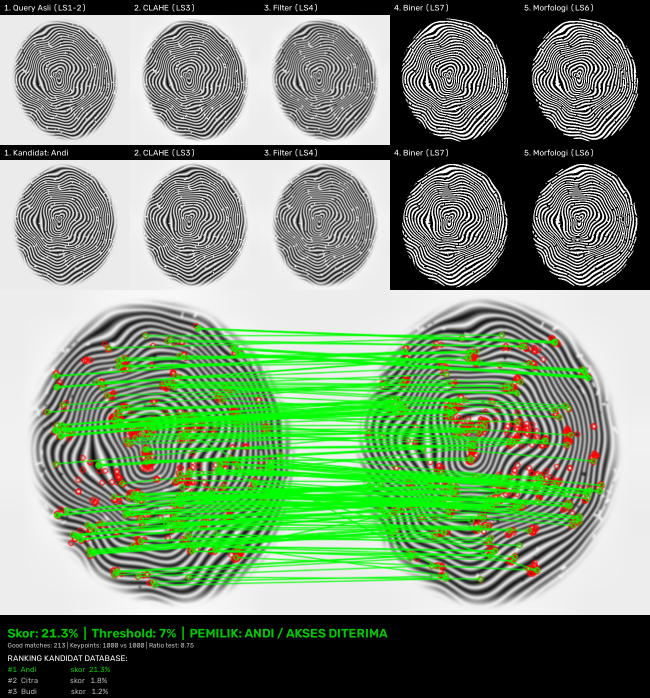
#> input picture contoh_panel_IDENTIFIKASI.png, 1300 x 1396 px (shown at 1/2 size)
$ python -i preprocessing.py   (imports and definitions only)
#> lines starting #> are read from the running program, lines starting #| are printed output that depends on the picture
# ============================================================
# preprocessing.py
# Tahap 1 & 2 flow: INPUT CITRA + PREPROCESSING & ENHANCEMENT
# Materi: LS 1 (I/O citra), LS 2 (grayscale & resize),
#         LS 3 (CLAHE), LS 4 (filter spasial & unsharp masking)
# ============================================================

import cv2
import numpy as np

UKURAN_STANDAR = (400, 400)  # (lebar, tinggi) — semua citra disamakan ukurannya


def load_grayscale(path, size=UKURAN_STANDAR):
    """[LS 1 & LS 2] Baca citra lalu konversi ke grayscale + resize.

    Kenapa grayscale? Warna tidak mengandung informasi pola sidik jari,
    yang penting hanya gelap-terang garis (ridge/valley).
    """
    img = cv2.imread(path, cv2.IMREAD_GRAYSCALE)
    if img is None:
        raise FileNotFoundError(f"Citra tidak ditemukan: {path}")
    return cv2.resize(img, size)


def enhance(gray, clip_limit=3.0, tile_grid=(8, 8), blur_ksize=5, unsharp_k=0.0):
    """[LS 3 & LS 4] Pipeline enhancement.

    Urutan:
      1. CLAHE        -> perbaiki kontras LOKAL per tile 8x8 (LS 3)
                         clipLimit membatasi penguatan supaya noise tidak ikut kuat
      2. GaussianBlur -> redam noise halus sebelum deteksi fitur (LS 4)
                         kernel ganjil supaya punya titik pusat yang jelas
      3. Unsharp Masking (opsional) -> tajamkan ridge: asli + k*(asli - blur) (LS 4)

    Mengembalikan dict semua tahapan supaya bisa ditampilkan saat demo.
    """
    # --- LS 3: CLAHE ---
    clahe = cv2.createCLAHE(clipLimit=clip_limit, tileGridSize=tile_grid)
    hasil_clahe = clahe.apply(gray)

    # --- LS 4: Gaussian Blur (kernel harus ganjil) ---
    k = blur_ksize if blur_ksize % 2 == 1 else blur_ksize + 1
    hasil_blur = cv2.GaussianBlur(hasil_clahe, (k, k), 0)

    # --- LS 4: Unsharp Masking (persis praktik 4.3) ---
    if unsharp_k > 0:
        blurred = cv2.GaussianBlur(hasil_blur, (9, 9), 10.0)
        mask_detail = cv2.subtract(hasil_blur, blurred)
        hasil_akhir = cv2.addWeighted(hasil_blur, 1.0, mask_detail, unsharp_k, 0)
    else:
        hasil_akhir = hasil_blur

    return {
        "asli": gray,
        "clahe": hasil_clahe,
        "blur": hasil_blur,
        "enhanced": hasil_akhir,  # <- citra INI yang dipakai untuk matching ORB
    }


def tambah_noise_salt_pepper(image, salt_prob=0.02, pepper_prob=0.02):
    """[LS 4] Pembangkit noise salt-and-pepper (persis praktik 4.1).
    Dipakai untuk menguji ketahanan sistem terhadap citra kotor.
    """
    noisy = image.copy()
    num_salt = int(np.ceil(salt_prob * image.size))
    coords = [np.random.randint(0, i - 1, num_salt) for i in image.shape[:2]]
    noisy[tuple(coords)] = 255
    num_pepper = int(np.ceil(pepper_prob * image.size))
    coords = [np.random.randint(0, i - 1, num_pepper) for i in image.shape[:2]]
    noisy[tuple(coords)] = 0
    return noisy


def tambah_noise_gaussian(image, mean=0, var=0.02):
    """[LS 4] Pembangkit noise Gaussian (persis praktik 4.1)."""
    sigma = var ** 0.5
    gauss = np.random.normal(mean, sigma, image.shape) * 255
    noisy = image.astype(np.float32) + gauss
    return np.clip(noisy, 0, 255).astype(np.uint8)

>>> import cv2
>>> picture = cv2.imread('contoh_panel_IDENTIFIKASI.png', cv2.IMREAD_GRAYSCALE)
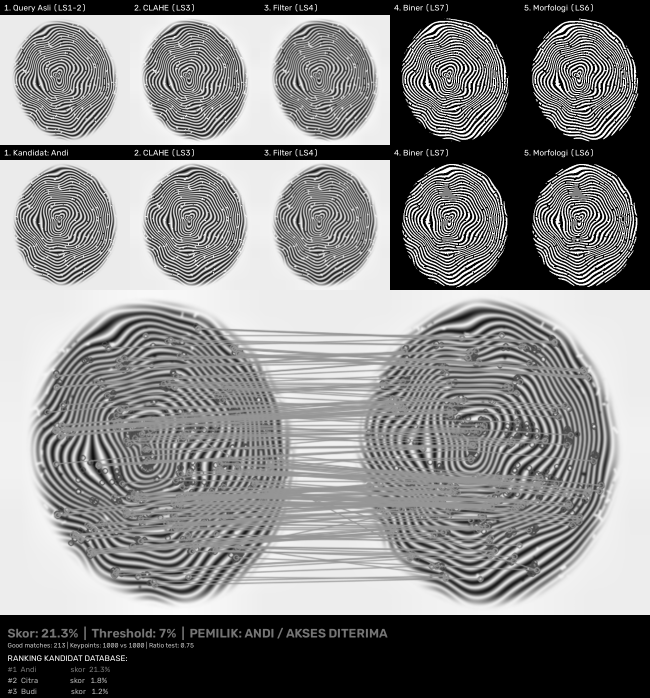
#> picture: shape (1396, 1300) (shown at 1/2 size); min 0, max 255, mean 132.8
>>> result = enhance(picture)
#> in enhance, `hasil_clahe = clahe.apply(gray)`:
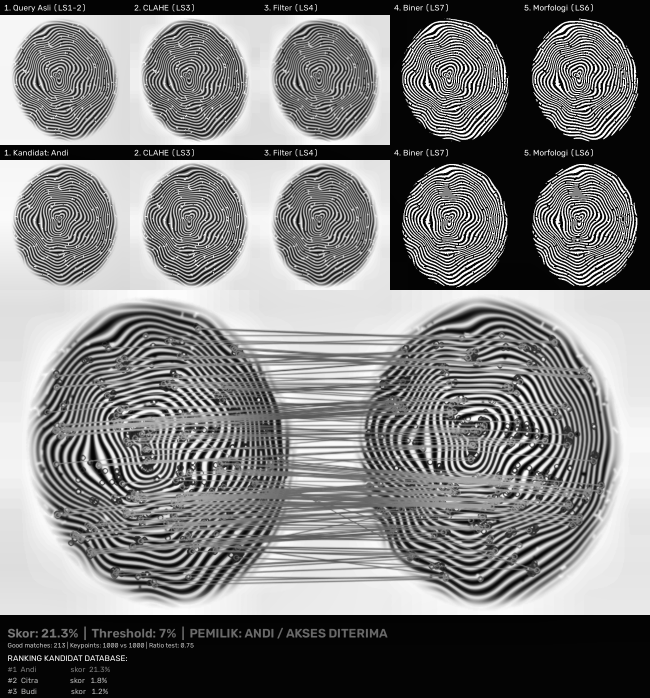
#> hasil_clahe: shape (1396, 1300) (shown at 1/2 size); min 0, max 255, mean 125.4
#> result = 4 items
